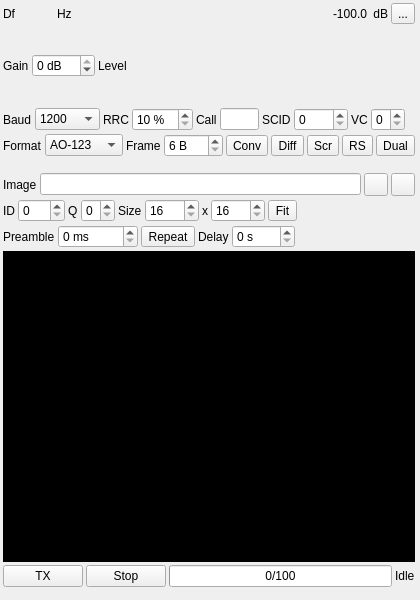
<?xml version="1.0" encoding="UTF-8"?>
<ui version="4.0">
 <class>SSDVModGUI</class>
 <widget class="RollupContents" name="SSDVModGUI">
  <property name="geometry">
   <rect>
    <x>0</x>
    <y>0</y>
    <width>420</width>
    <height>600</height>
   </rect>
  </property>
  <property name="sizePolicy">
   <sizepolicy hsizetype="Expanding" vsizetype="Expanding">
    <horstretch>0</horstretch>
    <verstretch>0</verstretch>
   </sizepolicy>
  </property>
  <property name="minimumSize">
   <size>
    <width>400</width>
    <height>0</height>
   </size>
  </property>
  <property name="font">
   <font>
    <family>Liberation Sans</family>
    <pointsize>9</pointsize>
   </font>
  </property>
  <property name="windowTitle">
   <string>SSDV Modulator</string>
  </property>
  <widget class="QWidget" name="settingsContainer" native="true">
   <property name="geometry">
    <rect>
     <x>0</x>
     <y>0</y>
     <width>418</width>
     <height>160</height>
    </rect>
   </property>
   <property name="minimumSize">
    <size>
     <width>400</width>
     <height>0</height>
    </size>
   </property>
   <property name="windowTitle">
    <string>Settings</string>
   </property>
   <layout class="QVBoxLayout" name="settingsLayout">
    <property name="spacing">
     <number>3</number>
    </property>
    <property name="leftMargin">
     <number>3</number>
    </property>
    <property name="topMargin">
     <number>3</number>
    </property>
    <property name="rightMargin">
     <number>3</number>
    </property>
    <property name="bottomMargin">
     <number>3</number>
    </property>
    <item>
     <layout class="QHBoxLayout" name="frequencyPowerLayout">
      <item>
       <widget class="QLabel" name="deltaFrequencyLabel">
        <property name="text">
         <string>Df</string>
        </property>
        <property name="minimumSize">
         <size>
          <width>16</width>
          <height>0</height>
         </size>
        </property>
       </widget>
      </item>
      <item>
       <widget class="ValueDialZ" name="deltaFrequency" native="true">
        <property name="sizePolicy">
         <sizepolicy hsizetype="Maximum" vsizetype="Maximum">
          <horstretch>0</horstretch>
          <verstretch>0</verstretch>
         </sizepolicy>
        </property>
        <property name="minimumSize">
         <size>
          <width>32</width>
          <height>16</height>
         </size>
        </property>
        <property name="font">
         <font>
          <family>Liberation Mono</family>
          <pointsize>12</pointsize>
         </font>
        </property>
        <property name="cursor">
         <cursorShape>PointingHandCursor</cursorShape>
        </property>
        <property name="focusPolicy">
         <enum>Qt::StrongFocus</enum>
        </property>
        <property name="toolTip">
         <string>Channel shift frequency from center in Hz</string>
        </property>
       </widget>
      </item>
      <item>
       <widget class="QLabel" name="deltaFrequencyUnits">
        <property name="text">
         <string>Hz </string>
        </property>
       </widget>
      </item>
      <item>
       <spacer name="frequencySpacer">
        <property name="orientation">
         <enum>Qt::Horizontal</enum>
        </property>
        <property name="sizeHint" stdset="0">
         <size>
          <width>40</width>
          <height>20</height>
         </size>
        </property>
       </spacer>
      </item>
      <item>
       <widget class="QLabel" name="channelPower">
        <property name="text">
         <string>-100.0</string>
        </property>
        <property name="toolTip">
         <string>Channel power</string>
        </property>
        <property name="layoutDirection">
         <enum>Qt::RightToLeft</enum>
        </property>
        <property name="alignment">
         <set>Qt::AlignRight|Qt::AlignTrailing|Qt::AlignVCenter</set>
        </property>
       </widget>
      </item>
      <item>
       <widget class="QLabel" name="channelPowerUnits">
        <property name="text">
         <string> dB</string>
        </property>
       </widget>
      </item>
      <item>
       <widget class="QToolButton" name="channelMute">
        <property name="toolTip">
         <string>Mute the channel</string>
        </property>
        <property name="text">
         <string>...</string>
        </property>
        <property name="icon">
         <iconset resource="../../../sdrgui/resources/res.qrc">
          <normaloff>:/txon.png</normaloff>
          <normalon>:/txoff.png</normalon>
         </iconset>
        </property>
        <property name="checkable">
         <bool>true</bool>
        </property>
       </widget>
      </item>
     </layout>
    </item>
    <item>
     <layout class="QHBoxLayout" name="levelLayout">
      <item>
       <widget class="QLabel" name="gainLabel">
        <property name="text">
         <string>Gain</string>
        </property>
       </widget>
      </item>
      <item>
       <widget class="QSpinBox" name="gain">
        <property name="toolTip">
         <string>Output gain</string>
        </property>
        <property name="minimum">
         <number>-60</number>
        </property>
        <property name="maximum">
         <number>0</number>
        </property>
        <property name="singleStep">
         <number>1</number>
        </property>
        <property name="suffix">
         <string> dB</string>
        </property>
       </widget>
      </item>
      <item>
       <widget class="QLabel" name="levelLabel">
        <property name="text">
         <string>Level</string>
        </property>
       </widget>
      </item>
      <item>
       <widget class="LevelMeterVU" name="volumeMeter" native="true">
        <property name="sizePolicy">
         <sizepolicy hsizetype="Expanding" vsizetype="MinimumExpanding">
          <horstretch>0</horstretch>
          <verstretch>0</verstretch>
         </sizepolicy>
        </property>
        <property name="minimumSize">
         <size>
          <width>0</width>
          <height>24</height>
         </size>
        </property>
        <property name="font">
         <font>
          <family>Liberation Mono</family>
          <pointsize>8</pointsize>
         </font>
        </property>
        <property name="toolTip">
         <string>Level (% full range) top trace: average, bottom trace: instantaneous peak, tip: peak hold</string>
        </property>
       </widget>
      </item>
     </layout>
    </item>
    <item>
     <layout class="QHBoxLayout" name="modLayout">
      <item>
       <widget class="QLabel" name="baudRateLabel">
        <property name="text">
         <string>Baud</string>
        </property>
       </widget>
      </item>
      <item>
       <widget class="QComboBox" name="baudRate">
        <property name="toolTip">
         <string>Symbol rate</string>
        </property>
        <item>
         <property name="text">
          <string>1200</string>
         </property>
        </item>
        <item>
         <property name="text">
          <string>2400</string>
         </property>
        </item>
        <item>
         <property name="text">
          <string>4800</string>
         </property>
        </item>
        <item>
         <property name="text">
          <string>9600</string>
         </property>
        </item>
        <item>
         <property name="text">
          <string>19200</string>
         </property>
        </item>
        <item>
         <property name="text">
          <string>38400</string>
         </property>
        </item>
       </widget>
      </item>
      <item>
       <widget class="QLabel" name="rrcRolloffLabel">
        <property name="text">
         <string>RRC</string>
        </property>
       </widget>
      </item>
      <item>
       <widget class="QSpinBox" name="rrcRolloff">
        <property name="toolTip">
         <string>Root raised cosine filter roll-off</string>
        </property>
        <property name="minimum">
         <number>10</number>
        </property>
        <property name="maximum">
         <number>100</number>
        </property>
        <property name="singleStep">
         <number>5</number>
        </property>
        <property name="suffix">
         <string> %</string>
        </property>
       </widget>
      </item>
      <item>
       <widget class="QLabel" name="callsignLabel">
        <property name="text">
         <string>Call</string>
        </property>
       </widget>
      </item>
      <item>
       <widget class="QLineEdit" name="callsign">
        <property name="toolTip">
         <string>Callsign in standard SSDV packets (up to 6 characters). AO-123 packets carry none</string>
        </property>
        <property name="maxLength">
         <number>6</number>
        </property>
        <property name="maximumSize">
         <size>
          <width>70</width>
          <height>16777215</height>
         </size>
        </property>
       </widget>
      </item>
      <item>
       <widget class="QLabel" name="spacecraftIdLabel">
        <property name="text">
         <string>SCID</string>
        </property>
       </widget>
      </item>
      <item>
       <widget class="QSpinBox" name="spacecraftId">
        <property name="toolTip">
         <string>TM frame spacecraft ID</string>
        </property>
        <property name="minimum">
         <number>0</number>
        </property>
        <property name="maximum">
         <number>1023</number>
        </property>
        <property name="singleStep">
         <number>1</number>
        </property>
       </widget>
      </item>
      <item>
       <widget class="QLabel" name="virtualChannelLabel">
        <property name="text">
         <string>VC</string>
        </property>
       </widget>
      </item>
      <item>
       <widget class="QSpinBox" name="virtualChannel">
        <property name="toolTip">
         <string>TM frame virtual channel of image frames (7 is used for idle frames)</string>
        </property>
        <property name="minimum">
         <number>0</number>
        </property>
        <property name="maximum">
         <number>6</number>
        </property>
        <property name="singleStep">
         <number>1</number>
        </property>
       </widget>
      </item>
      <item>
       <spacer name="modSpacer">
        <property name="orientation">
         <enum>Qt::Horizontal</enum>
        </property>
        <property name="sizeHint" stdset="0">
         <size>
          <width>40</width>
          <height>20</height>
         </size>
        </property>
       </spacer>
      </item>
     </layout>
    </item>
    <item>
     <layout class="QHBoxLayout" name="codingLayout">
      <item>
       <widget class="QLabel" name="packetFormatLabel">
        <property name="text">
         <string>Format</string>
        </property>
       </widget>
      </item>
      <item>
       <widget class="QComboBox" name="packetFormat">
        <property name="toolTip">
         <string>How SSDV packets are carried in the frames</string>
        </property>
        <item>
         <property name="text">
          <string>AO-123</string>
         </property>
        </item>
        <item>
         <property name="text">
          <string>Standard</string>
         </property>
        </item>
       </widget>
      </item>
      <item>
       <widget class="QLabel" name="frameSizeLabel">
        <property name="text">
         <string>Frame</string>
        </property>
       </widget>
      </item>
      <item>
       <widget class="QSpinBox" name="frameSize">
        <property name="toolTip">
         <string>CCSDS frame size in bytes, without the RS parity</string>
        </property>
        <property name="minimum">
         <number>6</number>
        </property>
        <property name="maximum">
         <number>223</number>
        </property>
        <property name="singleStep">
         <number>1</number>
        </property>
        <property name="suffix">
         <string> B</string>
        </property>
       </widget>
      </item>
      <item>
       <widget class="ButtonSwitch" name="convolutional">
        <property name="toolTip">
         <string>Rate 1/2, K=7 convolutional code</string>
        </property>
        <property name="text">
         <string>Conv</string>
        </property>
        <property name="checkable">
         <bool>true</bool>
        </property>
       </widget>
      </item>
      <item>
       <widget class="ButtonSwitch" name="differential">
        <property name="toolTip">
         <string>Differential coding inside the convolutional code</string>
        </property>
        <property name="text">
         <string>Diff</string>
        </property>
        <property name="checkable">
         <bool>true</bool>
        </property>
       </widget>
      </item>
      <item>
       <widget class="ButtonSwitch" name="randomizer">
        <property name="toolTip">
         <string>CCSDS pseudo-randomizer</string>
        </property>
        <property name="text">
         <string>Scr</string>
        </property>
        <property name="checkable">
         <bool>true</bool>
        </property>
       </widget>
      </item>
      <item>
       <widget class="ButtonSwitch" name="rs">
        <property name="toolTip">
         <string>Reed-Solomon (255,223)</string>
        </property>
        <property name="text">
         <string>RS</string>
        </property>
        <property name="checkable">
         <bool>true</bool>
        </property>
       </widget>
      </item>
      <item>
       <widget class="ButtonSwitch" name="dualBasis">
        <property name="toolTip">
         <string>Reed-Solomon in dual basis rather than conventional</string>
        </property>
        <property name="text">
         <string>Dual</string>
        </property>
        <property name="checkable">
         <bool>true</bool>
        </property>
       </widget>
      </item>
      <item>
       <spacer name="codingSpacer">
        <property name="orientation">
         <enum>Qt::Horizontal</enum>
        </property>
        <property name="sizeHint" stdset="0">
         <size>
          <width>40</width>
          <height>20</height>
         </size>
        </property>
       </spacer>
      </item>
     </layout>
    </item>
   </layout>
  </widget>
  <widget class="QWidget" name="imageContainer" native="true">
   <property name="geometry">
    <rect>
     <x>0</x>
     <y>170</y>
     <width>418</width>
     <height>420</height>
    </rect>
   </property>
   <property name="minimumSize">
    <size>
     <width>400</width>
     <height>0</height>
    </size>
   </property>
   <property name="windowTitle">
    <string>Image</string>
   </property>
   <layout class="QVBoxLayout" name="imageLayout">
    <property name="spacing">
     <number>3</number>
    </property>
    <property name="leftMargin">
     <number>3</number>
    </property>
    <property name="topMargin">
     <number>3</number>
    </property>
    <property name="rightMargin">
     <number>3</number>
    </property>
    <property name="bottomMargin">
     <number>3</number>
    </property>
    <item>
     <layout class="QHBoxLayout" name="fileLayout">
      <item>
       <widget class="QLabel" name="imageFilenameLabel">
        <property name="text">
         <string>Image</string>
        </property>
       </widget>
      </item>
      <item>
       <widget class="QLineEdit" name="imageFilename">
        <property name="toolTip">
         <string>Image to send, or a folder whose images are sent in turn</string>
        </property>
       </widget>
      </item>
      <item>
       <widget class="QToolButton" name="imageFileBrowse">
        <property name="toolTip">
         <string>Select an image to send</string>
        </property>
        <property name="text">
         <string/>
        </property>
        <property name="icon">
         <iconset resource="../../../sdrgui/resources/res.qrc">
          <normaloff>:/picture.png</normaloff>
         </iconset>
        </property>
       </widget>
      </item>
      <item>
       <widget class="QToolButton" name="imageDirectoryBrowse">
        <property name="toolTip">
         <string>Select a folder whose images are sent in turn</string>
        </property>
        <property name="text">
         <string/>
        </property>
        <property name="icon">
         <iconset resource="../../../sdrgui/resources/res.qrc">
          <normaloff>:/load.png</normaloff>
         </iconset>
        </property>
       </widget>
      </item>
     </layout>
    </item>
    <item>
     <layout class="QHBoxLayout" name="imageSettingsLayout">
      <item>
       <widget class="QLabel" name="imageIdLabel">
        <property name="text">
         <string>ID</string>
        </property>
       </widget>
      </item>
      <item>
       <widget class="QSpinBox" name="imageId">
        <property name="toolTip">
         <string>SSDV image ID of the next image. Incremented after each image</string>
        </property>
        <property name="minimum">
         <number>0</number>
        </property>
        <property name="maximum">
         <number>255</number>
        </property>
        <property name="singleStep">
         <number>1</number>
        </property>
       </widget>
      </item>
      <item>
       <widget class="QLabel" name="qualityLabel">
        <property name="text">
         <string>Q</string>
        </property>
       </widget>
      </item>
      <item>
       <widget class="QSpinBox" name="quality">
        <property name="toolTip">
         <string>SSDV quality level, 0 (smallest) to 7 (best). 4 is the SSDV default</string>
        </property>
        <property name="minimum">
         <number>0</number>
        </property>
        <property name="maximum">
         <number>7</number>
        </property>
        <property name="singleStep">
         <number>1</number>
        </property>
       </widget>
      </item>
      <item>
       <widget class="QLabel" name="sizeLabel">
        <property name="text">
         <string>Size</string>
        </property>
       </widget>
      </item>
      <item>
       <widget class="QSpinBox" name="width">
        <property name="toolTip">
         <string>Image width (multiple of 16)</string>
        </property>
        <property name="minimum">
         <number>16</number>
        </property>
        <property name="maximum">
         <number>4080</number>
        </property>
        <property name="singleStep">
         <number>16</number>
        </property>
       </widget>
      </item>
      <item>
       <widget class="QLabel" name="sizeXLabel">
        <property name="text">
         <string>x</string>
        </property>
       </widget>
      </item>
      <item>
       <widget class="QSpinBox" name="height">
        <property name="toolTip">
         <string>Image height (multiple of 16)</string>
        </property>
        <property name="minimum">
         <number>16</number>
        </property>
        <property name="maximum">
         <number>4080</number>
        </property>
        <property name="singleStep">
         <number>16</number>
        </property>
       </widget>
      </item>
      <item>
       <widget class="ButtonSwitch" name="fill">
        <property name="toolTip">
         <string>Fit the whole image and pad with black, rather than crop to fill</string>
        </property>
        <property name="text">
         <string>Fit</string>
        </property>
        <property name="checkable">
         <bool>true</bool>
        </property>
       </widget>
      </item>
      <item>
       <spacer name="imageSettingsSpacer">
        <property name="orientation">
         <enum>Qt::Horizontal</enum>
        </property>
        <property name="sizeHint" stdset="0">
         <size>
          <width>40</width>
          <height>20</height>
         </size>
        </property>
       </spacer>
      </item>
     </layout>
    </item>
    <item>
     <layout class="QHBoxLayout" name="txSettingsLayout">
      <item>
       <widget class="QLabel" name="preambleLabel">
        <property name="text">
         <string>Preamble</string>
        </property>
       </widget>
      </item>
      <item>
       <widget class="QSpinBox" name="preambleMs">
        <property name="toolTip">
         <string>Idle frames sent before the image, so the receiver can lock</string>
        </property>
        <property name="minimum">
         <number>0</number>
        </property>
        <property name="maximum">
         <number>10000</number>
        </property>
        <property name="singleStep">
         <number>100</number>
        </property>
        <property name="suffix">
         <string> ms</string>
        </property>
       </widget>
      </item>
      <item>
       <widget class="ButtonSwitch" name="repeat">
        <property name="toolTip">
         <string>Send images continuously</string>
        </property>
        <property name="text">
         <string>Repeat</string>
        </property>
        <property name="checkable">
         <bool>true</bool>
        </property>
       </widget>
      </item>
      <item>
       <widget class="QLabel" name="repeatDelayLabel">
        <property name="text">
         <string>Delay</string>
        </property>
       </widget>
      </item>
      <item>
       <widget class="QSpinBox" name="repeatDelay">
        <property name="toolTip">
         <string>Delay between images</string>
        </property>
        <property name="minimum">
         <number>0</number>
        </property>
        <property name="maximum">
         <number>3600</number>
        </property>
        <property name="singleStep">
         <number>1</number>
        </property>
        <property name="suffix">
         <string> s</string>
        </property>
       </widget>
      </item>
      <item>
       <spacer name="txSettingsSpacer">
        <property name="orientation">
         <enum>Qt::Horizontal</enum>
        </property>
        <property name="sizeHint" stdset="0">
         <size>
          <width>40</width>
          <height>20</height>
         </size>
        </property>
       </spacer>
      </item>
     </layout>
    </item>
    <item>
     <widget class="QLabel" name="image">
      <property name="toolTip">
       <string>Image being sent, as scaled</string>
      </property>
      <property name="minimumSize">
       <size>
        <width>320</width>
        <height>256</height>
       </size>
      </property>
      <property name="sizePolicy">
       <sizepolicy hsizetype="Expanding" vsizetype="Expanding">
        <horstretch>0</horstretch>
        <verstretch>0</verstretch>
       </sizepolicy>
      </property>
      <property name="alignment">
       <set>Qt::AlignCenter</set>
      </property>
      <property name="styleSheet">
       <string>background-color: black</string>
      </property>
     </widget>
    </item>
    <item>
     <layout class="QHBoxLayout" name="txLayout">
      <item>
       <widget class="QPushButton" name="tx">
        <property name="toolTip">
         <string>Send the image (or the next image of the folder)</string>
        </property>
        <property name="text">
         <string>TX</string>
        </property>
       </widget>
      </item>
      <item>
       <widget class="QPushButton" name="stop">
        <property name="toolTip">
         <string>Stop sending</string>
        </property>
        <property name="text">
         <string>Stop</string>
        </property>
       </widget>
      </item>
      <item>
       <widget class="QProgressBar" name="progress">
        <property name="toolTip">
         <string>Packets sent</string>
        </property>
        <property name="value">
         <number>0</number>
        </property>
        <property name="format">
         <string>%v/%m</string>
        </property>
       </widget>
      </item>
      <item>
       <widget class="QLabel" name="status">
        <property name="text">
         <string>Idle</string>
        </property>
        <property name="toolTip">
         <string>Status</string>
        </property>
        <property name="textInteractionFlags">
         <set>Qt::TextSelectableByMouse</set>
        </property>
       </widget>
      </item>
     </layout>
    </item>
   </layout>
  </widget>
 </widget>
 <customwidgets>
  
  
  <customwidget>
   <class>RollupContents</class>
   <extends>QWidget</extends>
   <header>gui/rollupcontents.h</header>
   <container>1</container>
  </customwidget>
  
  
  <customwidget>
   <class>ValueDialZ</class>
   <extends>QWidget</extends>
   <header>gui/valuedialz.h</header>
   <container>1</container>
  </customwidget>
  
  
  <customwidget>
   <class>ButtonSwitch</class>
   <extends>QToolButton</extends>
   <header>gui/buttonswitch.h</header>
  </customwidget>
  
  
  <customwidget>
   <class>LevelMeterVU</class>
   <extends>QWidget</extends>
   <header>gui/levelmeter.h</header>
   <container>1</container>
  </customwidget>
  
  
  <customwidget>
   <class>LevelMeterSignalDB</class>
   <extends>QWidget</extends>
   <header>gui/levelmeter.h</header>
   <container>1</container>
  </customwidget>
  
  
  <customwidget>
   <class>GLScope</class>
   <extends>QWidget</extends>
   <header>gui/glscope.h</header>
   <container>1</container>
  </customwidget>
  
  
  <customwidget>
   <class>GLScopeGUI</class>
   <extends>QWidget</extends>
   <header>gui/glscopegui.h</header>
   <container>1</container>
  </customwidget>
  
 
 </customwidgets>
 <tabstops>
  <tabstop>deltaFrequency</tabstop>
  <tabstop>channelMute</tabstop>
  <tabstop>gain</tabstop>
  <tabstop>baudRate</tabstop>
  <tabstop>rrcRolloff</tabstop>
  <tabstop>callsign</tabstop>
  <tabstop>spacecraftId</tabstop>
  <tabstop>virtualChannel</tabstop>
  <tabstop>packetFormat</tabstop>
  <tabstop>frameSize</tabstop>
  <tabstop>convolutional</tabstop>
  <tabstop>differential</tabstop>
  <tabstop>randomizer</tabstop>
  <tabstop>rs</tabstop>
  <tabstop>dualBasis</tabstop>
  <tabstop>imageFilename</tabstop>
  <tabstop>imageFileBrowse</tabstop>
  <tabstop>imageDirectoryBrowse</tabstop>
  <tabstop>imageId</tabstop>
  <tabstop>quality</tabstop>
  <tabstop>width</tabstop>
  <tabstop>height</tabstop>
  <tabstop>fill</tabstop>
  <tabstop>preambleMs</tabstop>
  <tabstop>repeat</tabstop>
  <tabstop>repeatDelay</tabstop>
  <tabstop>tx</tabstop>
  <tabstop>stop</tabstop>
 </tabstops>
 <resources>
  <include location="../../../sdrgui/resources/res.qrc"/>
 </resources>
 <connections/>
</ui>
